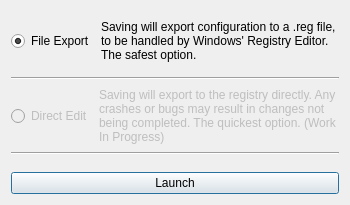
<?xml version="1.0" encoding="UTF-8"?>
<ui version="4.0">
 <class>Dialog</class>
 <widget class="QDialog" name="Dialog">
  <property name="geometry">
   <rect>
    <x>0</x>
    <y>0</y>
    <width>350</width>
    <height>205</height>
   </rect>
  </property>
  <property name="sizePolicy">
   <sizepolicy hsizetype="Preferred" vsizetype="Minimum">
    <horstretch>0</horstretch>
    <verstretch>0</verstretch>
   </sizepolicy>
  </property>
  <property name="minimumSize">
   <size>
    <width>350</width>
    <height>0</height>
   </size>
  </property>
  <property name="maximumSize">
   <size>
    <width>500</width>
    <height>300</height>
   </size>
  </property>
  <property name="windowTitle">
   <string>Mode Selection</string>
  </property>
  <layout class="QGridLayout" name="gridLayout">
   <item row="0" column="0">
    <layout class="QVBoxLayout" name="verticalLayout_2">
     <item>
      <layout class="QVBoxLayout" name="verticalLayout">
       <item>
        <layout class="QHBoxLayout" name="horizontalLayout">
         <item>
          <widget class="QRadioButton" name="radioButton">
           <property name="maximumSize">
            <size>
             <width>85</width>
             <height>16777215</height>
            </size>
           </property>
           <property name="text">
            <string>File Export</string>
           </property>
           <property name="checked">
            <bool>true</bool>
           </property>
          </widget>
         </item>
         <item>
          <widget class="QLabel" name="label">
           <property name="minimumSize">
            <size>
             <width>0</width>
             <height>60</height>
            </size>
           </property>
           <property name="maximumSize">
            <size>
             <width>16777215</width>
             <height>240</height>
            </size>
           </property>
           <property name="text">
            <string>Saving will export configuration to a .reg file, to be handled by Windows' Registry Editor. The safest option.</string>
           </property>
           <property name="wordWrap">
            <bool>true</bool>
           </property>
          </widget>
         </item>
        </layout>
       </item>
       <item>
        <widget class="Line" name="line">
         <property name="orientation">
          <enum>Qt::Horizontal</enum>
         </property>
        </widget>
       </item>
       <item>
        <layout class="QHBoxLayout" name="horizontalLayout_2">
         <item>
          <widget class="QRadioButton" name="radioButton_2">
           <property name="enabled">
            <bool>false</bool>
           </property>
           <property name="maximumSize">
            <size>
             <width>85</width>
             <height>16777215</height>
            </size>
           </property>
           <property name="text">
            <string>Direct Edit</string>
           </property>
          </widget>
         </item>
         <item>
          <widget class="QLabel" name="label_2">
           <property name="enabled">
            <bool>false</bool>
           </property>
           <property name="minimumSize">
            <size>
             <width>0</width>
             <height>60</height>
            </size>
           </property>
           <property name="maximumSize">
            <size>
             <width>16777215</width>
             <height>240</height>
            </size>
           </property>
           <property name="text">
            <string>Saving will export to the registry directly. Any crashes or bugs may result in changes not being completed. The quickest option. (Work In Progress)</string>
           </property>
           <property name="scaledContents">
            <bool>false</bool>
           </property>
           <property name="wordWrap">
            <bool>true</bool>
           </property>
          </widget>
         </item>
        </layout>
       </item>
      </layout>
     </item>
     <item>
      <widget class="Line" name="line_3">
       <property name="orientation">
        <enum>Qt::Horizontal</enum>
       </property>
      </widget>
     </item>
     <item>
      <spacer name="verticalSpacer">
       <property name="orientation">
        <enum>Qt::Vertical</enum>
       </property>
       <property name="sizeHint" stdset="0">
        <size>
         <width>20</width>
         <height>0</height>
        </size>
       </property>
      </spacer>
     </item>
     <item>
      <widget class="QPushButton" name="pushButton">
       <property name="text">
        <string>Launch</string>
       </property>
      </widget>
     </item>
    </layout>
   </item>
  </layout>
 </widget>
 <resources/>
 <connections/>
</ui>
